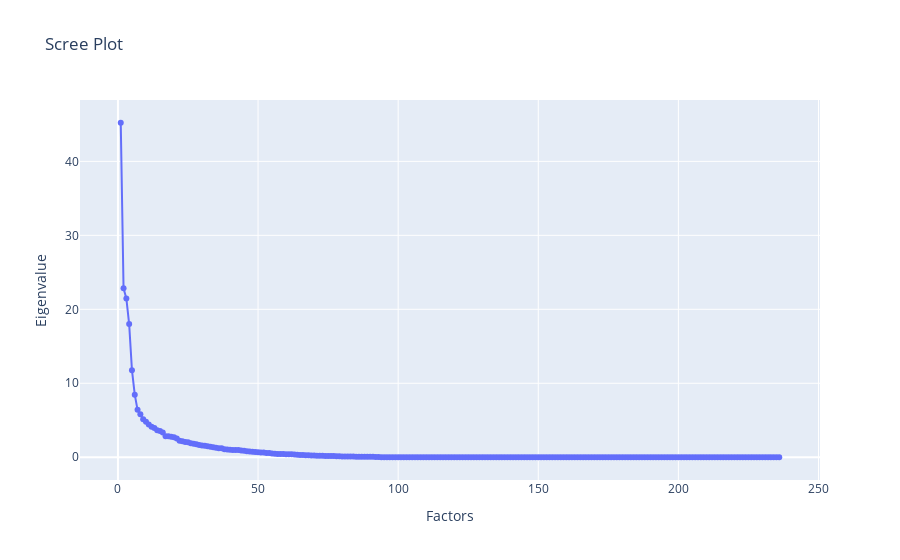

Here is the notebook cell this chart was saved with:
### Code cell
import plotly.express as px
# Get eigenvalues
ev, v = fa.get_eigenvalues()

# Create an interactive scree plot using plotly
fig = px.scatter(x=range(1, len(ev) + 1), y=ev, labels={'x': 'Factors', 'y': 'Eigenvalue'}, title='Scree Plot')
fig.add_traces(px.line(x=range(1, len(ev) + 1), y=ev).data)

# Show the plot
fig.show()

### Figure 1 — Plotly figure (JSON) as saved in the notebook; plotly's stock layout.template omitted (floating-point values rounded to 4 significant figures; data arrays with more than 128 entries replaced by an {"elided": "..."} marker saying what was removed)
{"data": [{"hovertemplate": "Factors=%{x}<br>Eigenvalue=%{y}<extra></extra>", "legendgroup": "", "marker": {"color": "#636efa", "symbol": "circle"}, "mode": "markers", "name": "", "orientation": "v", "showlegend": false, "type": "scatter", "x": {"elided": "236 int values"}, "xaxis": "x", "y": {"elided": "236 float values"}, "yaxis": "y"}, {"hovertemplate": "x=%{x}<br>y=%{y}<extra></extra>", "legendgroup": "", "line": {"color": "#636efa", "dash": "solid"}, "mode": "lines", "name": "", "orientation": "v", "showlegend": false, "type": "scatter", "x": {"elided": "236 int values"}, "xaxis": "x", "y": {"elided": "236 float values"}, "yaxis": "y"}], "layout": {"legend": {"tracegroupgap": 0}, "title": {"text": "Scree Plot"}, "xaxis": {"anchor": "y", "domain": [0, 1], "title": {"text": "Factors"}}, "yaxis": {"anchor": "x", "domain": [0, 1], "title": {"text": "Eigenvalue"}}}}
